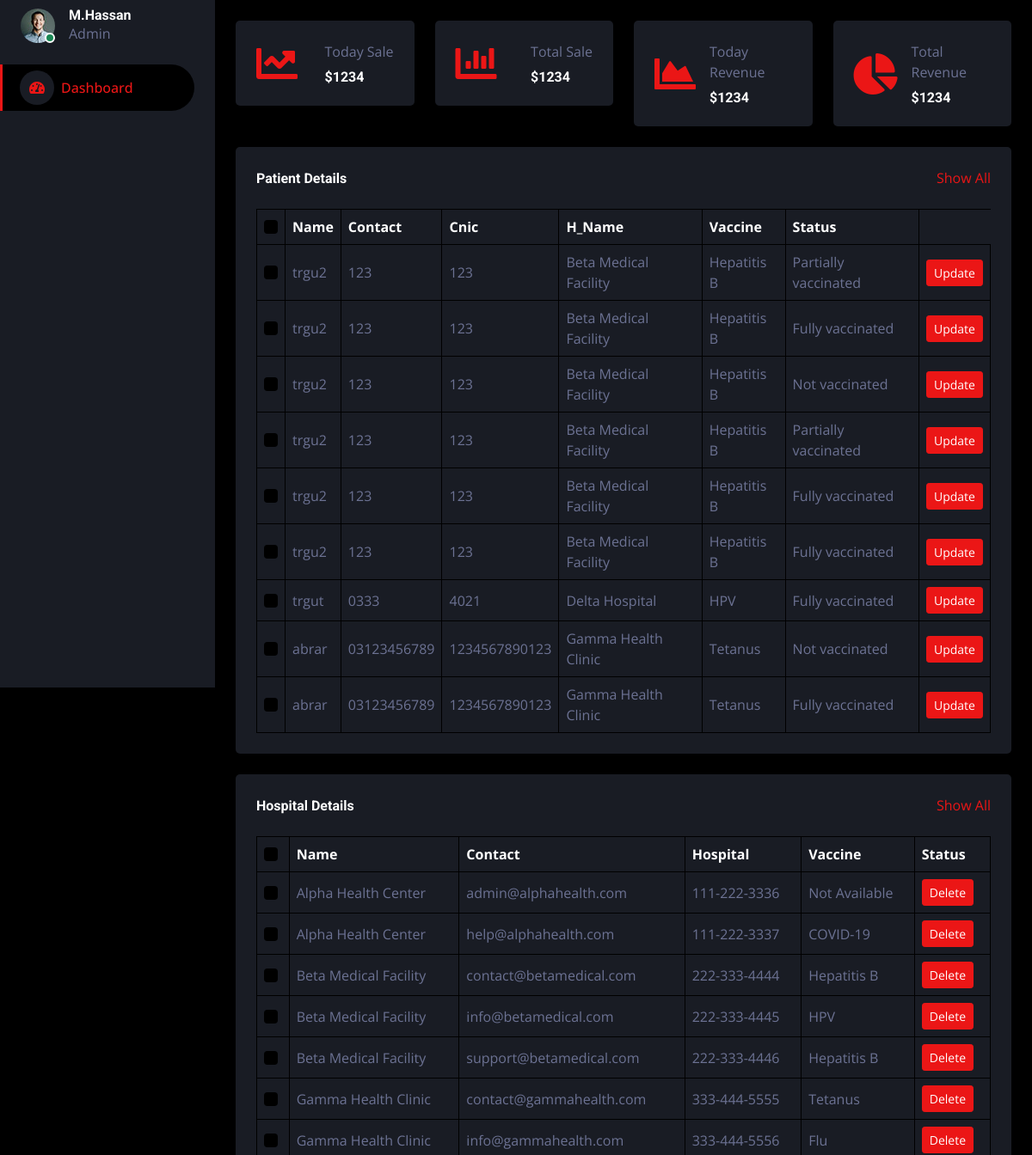
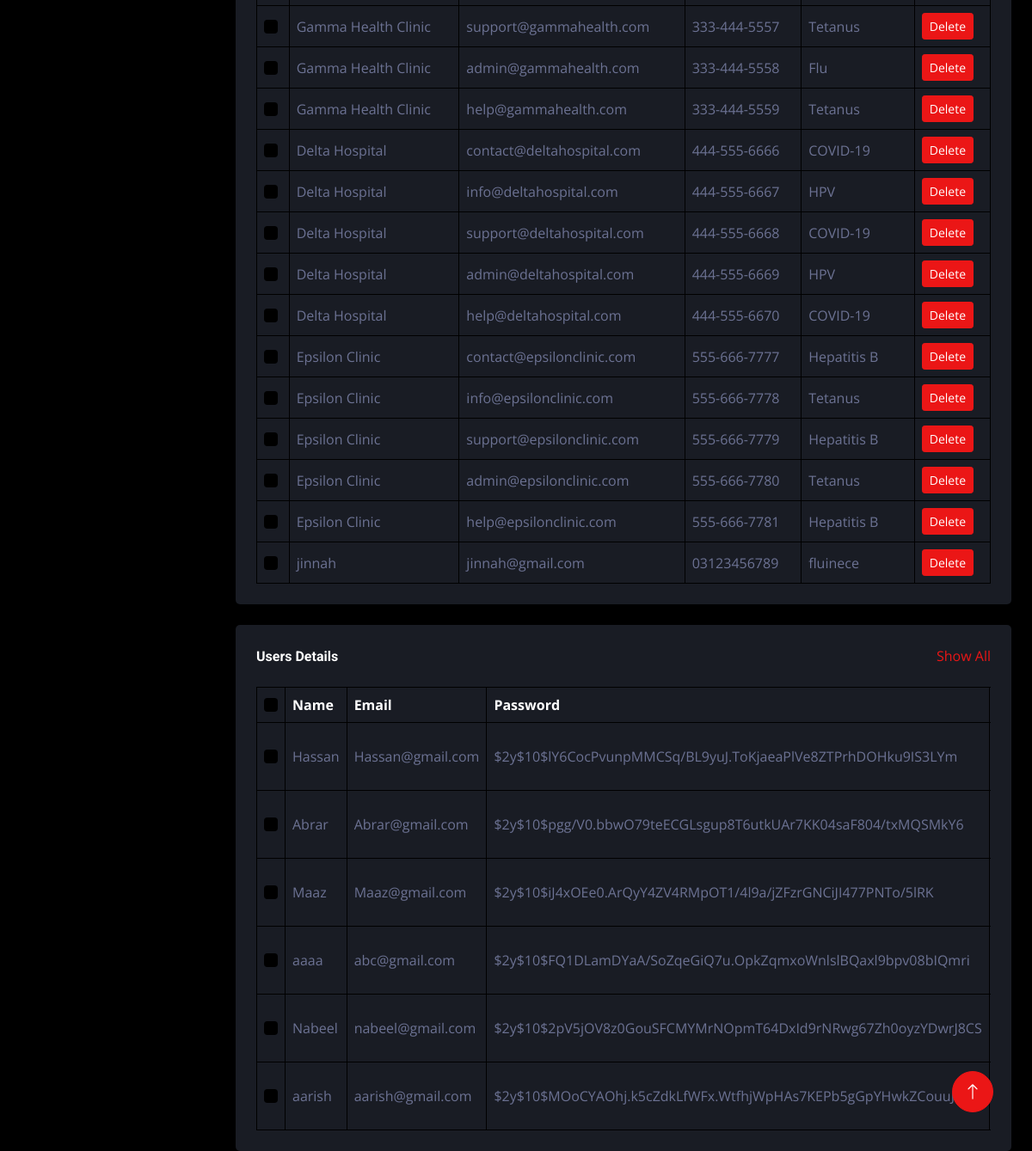
/dashboard/index.php, run on the app's committed database (2 pictures, top to bottom).
### tables this page shows
CREATE TABLE `p_reg` (
  `id` int(11) NOT NULL,
  `p_name` varchar(100) DEFAULT NULL,
  `p_contact` varchar(100) DEFAULT NULL,
  `p_CNIC` varchar(100) DEFAULT NULL,
  `h_name` varchar(200) DEFAULT NULL,
  `v_name` varchar(200) DEFAULT NULL,
  `status_drop` varchar(255) NOT NULL
);

CREATE TABLE `hosp_register` (
  `id` int(11) NOT NULL,
  `hosp_name` varchar(100) NOT NULL,
  `hosp_email` varchar(100) NOT NULL,
  `hosp_contact` varchar(100) NOT NULL,
  `vaccine` varchar(100) NOT NULL
);

CREATE TABLE `register` (
  `id` int(11) NOT NULL,
  `name` varchar(255) DEFAULT NULL,
  `email` varchar(255) DEFAULT NULL,
  `pass` varchar(255) DEFAULT NULL,
  `gender` varchar(255) DEFAULT NULL,
  `status` varchar(50) NOT NULL DEFAULT 'user'
);

### dashboard/index.php (the view, shortened to what this page needs)
<!DOCTYPE html>
<html lang="en">
<head>
    <link href="https://cdnjs.cloudflare.com/ajax/libs/font-awesome/5.10.0/css/all.min.css" rel="stylesheet">
    <link href="https://cdn.jsdelivr.net/npm/bootstrap-icons@1.4.1/font/bootstrap-icons.css" rel="stylesheet">
    <link href="lib/owlcarousel/assets/owl.carousel.min.css" rel="stylesheet">
    <link href="lib/tempusdominus/css/tempusdominus-bootstrap-4.min.css" rel="stylesheet" />
    <link href="css/bootstrap.min.css" rel="stylesheet">
    <link href="css/style.css" rel="stylesheet">
</head>
<body>
    <div class="container-fluid position-relative d-flex p-0">
        <div class="sidebar pe-4 pb-3">
            <nav class="navbar bg-secondary navbar-dark">
                <div class="d-flex align-items-center ms-4 mb-4">
                    <div class="position-relative">
                        <img class="rounded-circle" src="img/user.jpg" alt="" style="width: 40px; height: 40px;">
                        <div class="bg-success rounded-circle border border-2 border-white position-absolute end-0 bottom-0 p-1"></div>
                    </div>
                    <div class="ms-3">
                        <h6 class="mb-0">M.Hassan</h6>
                        <span>Admin</span>
                    </div>
                </div>
                <div class="navbar-nav w-100">
                    <a href="index.php" class="nav-item nav-link active"><i class="fa fa-tachometer-alt me-2"></i>Dashboard</a>
                    </div>
                    </div>
                </div>
        <div class="content">
            <div class="container-fluid pt-4 px-4">
                <div class="row g-4">
                    <div class="col-sm-6 col-xl-3">
                        <div class="bg-secondary rounded d-flex align-items-center justify-content-between p-4">
                            <i class="fa fa-chart-line fa-3x text-primary"></i>
                            <div class="ms-3">
                                <p class="mb-2">Today Sale</p>
                                <h6 class="mb-0">$1234</h6>
                            </div>
                        </div>
                    </div>
                    <div class="col-sm-6 col-xl-3">
                        <div class="bg-secondary rounded d-flex align-items-center justify-content-between p-4">
                            <i class="fa fa-chart-bar fa-3x text-primary"></i>
                            <div class="ms-3">
                                <p class="mb-2">Total Sale</p>
                                <h6 class="mb-0">$1234</h6>
                            </div>
                        </div>
                    </div>
                    <div class="col-sm-6 col-xl-3">
                        <div class="bg-secondary rounded d-flex align-items-center justify-content-between p-4">
                            <i class="fa fa-chart-area fa-3x text-primary"></i>
                            <div class="ms-3">
                                <p class="mb-2">Today Revenue</p>
                                <h6 class="mb-0">$1234</h6>
                            </div>
                        </div>
                    </div>
                    <div class="col-sm-6 col-xl-3">
                        <div class="bg-secondary rounded d-flex align-items-center justify-content-between p-4">
                            <i class="fa fa-chart-pie fa-3x text-primary"></i>
                            <div class="ms-3">
                                <p class="mb-2">Total Revenue</p>
                                <h6 class="mb-0">$1234</h6>
                            </div>
                        </div>
                    </div>
                </div>
            </div>
<div class="container-fluid pt-4 px-4">
    <div class="bg-secondary text-center rounded p-4">
        <div class="d-flex align-items-center justify-content-between mb-4">
            <h6 class="mb-0">Patient Details</h6>
            <a href="">Show All</a>
        </div>
        <div class="table-responsive">
            <table class="table text-start align-middle table-bordered table-hover mb-0">
                <thead>
                    <tr class="text-white">
                        <th scope="col"><input class="form-check-input" type="checkbox"></th>
                        <th scope="col">Name</th>
                        <th scope="col">Contact</th>
                        <th scope="col">Cnic</th>
                        <th scope="col">H_Name</th>
                        <th scope="col">Vaccine</th>
                        <th scope="col">Status</th>
                    </tr>
                </thead>
                <tbody>
                <?php
                                $conn=mysqli_connect('localhost','root','','coronaproject');
                                if($conn){
                                    $query="select * from p_reg";
                                    $result=mysqli_query($conn,$query);
            if($result){
                while($data = mysqli_fetch_assoc($result)){
                        echo "<tr>
                            <td><input class='form-check-input' type='checkbox'></td>
                            <td>".$data['p_name']."</td>
                            <td>".$data['p_contact']."</td>
                            <td>".$data['p_CNIC']."</td>
                            <td>".$data['h_name']."</td>
                            <td>".$data['v_name']."</td>
                            <td>".$data['status_drop']."</td>
                            <td><a class='btn btn-sm btn-primary' href='update.php?id=".$data['id']."'>Update</a></td>
                        </tr>";
                }}}
            ?>
                </tbody>
            </table>
        </div>
    </div>
</div>
            <div class="container-fluid pt-4 px-4">
                <div class="bg-secondary text-center rounded p-4">
                    <div class="d-flex align-items-center justify-content-between mb-4">
                        <h6 class="mb-0">Hospital Details</h6>
                        <a href="">Show All</a>
                    </div>
                    <div class="table-responsive">
                        <table class="table text-start align-middle table-bordered table-hover mb-0">
                            <thead>
                                <tr class="text-white">
                                <th scope="col"><input class="form-check-input" type="checkbox"></th>
                                    <th scope="col">Name</th>
                                    <th scope="col">Contact</th>
                                    <th scope="col">Hospital</th>
                                    <th scope="col">Vaccine</th>
                                    <th scope="col">Status</th>
                                </tr>
                            </thead>
                            <tbody>
                                <?php
                                $conn=mysqli_connect('localhost','root','','coronaproject');
                                if($conn){
                                    $query="select * from hosp_register";
                                    $result=mysqli_query($conn,$query);
            if($result){
                while($data = mysqli_fetch_assoc($result)){
                        echo "<tr>
                            <td><input class='form-check-input' type='checkbox'></td>
                            <td>".$data['hosp_name']."</td>
                            <td>".$data['hosp_email']."</td>
                            <td>".$data['hosp_contact']."</td>
                            <td>".$data['vaccine']."</td>
                             <td><a class='btn btn-sm btn-primary' href='delete.php?id=".$data['id']."'>Delete</a></td>
                        </tr>";
                }}}
            ?>
                            </tbody>
                        </table>
                    </div>
                </div>
            </div>
<div class="container-fluid pt-4 px-4">
    <div class="bg-secondary text-center rounded p-4">
        <div class="d-flex align-items-center justify-content-between mb-4">
            <h6 class="mb-0">Users Details</h6>
            <a href="">Show All</a>
        </div>
        <div class="table-responsive">
            <table class="table text-start align-middle table-bordered table-hover mb-0">
                <thead>
                    <tr class="text-white">
                        <th scope="col"><input class="form-check-input" type="checkbox"></th>
                        <th scope="col">Name</th>
                        <th scope="col">Email</th>
                        <th scope="col">Password</th>
                    </tr>
                </thead>
                <tbody>
                <?php
                                $conn=mysqli_connect('localhost','root','','coronaproject');
                                if($conn){
                                    $query="select * from register";
                                    $result=mysqli_query($conn,$query);
            if($result){
                while($data = mysqli_fetch_assoc($result)){
                        echo "<tr>
                            <td><input class='form-check-input' type='checkbox'></td>
                            <td>".$data['name']."</td>
                            <td>".$data['email']."</td>
                            <td>".$data['pass']."</td>
                            <td>".$data['gender']."</td>
                            <td>".$data['status']."</td>
                             <td><a class='btn btn-sm btn-primary' href='user_update.php'>Update</a>
                             <a class='btn btn-sm btn-primary ms-2' href='user_delete.php'>Delete</a></td>
                        </tr>";
                }}}
            ?>
                </tbody>
            </table>
        </div>
    </div>
</div>
        <a href="#" class="btn btn-lg btn-primary btn-lg-square back-to-top"><i class="bi bi-arrow-up"></i></a>
    </div>
</body>
</html>

### dashboard/css/style.css (style rules this page uses)
:root { --primary: #EB1616; --secondary: #191C24; --light: #6C7293; --dark: #000000; }
.back-to-top { position: fixed; display: none; right: 45px; bottom: 45px; z-index: 99; }
.btn { transition: .5s; }
.btn-lg-square { width: 48px; height: 48px; }
.btn-square, .btn-sm-square, .btn-lg-square { padding: 0; display: inline-flex; align-items: center; justify-content: center; font-weight: normal; border-radius: 50px; }
.sidebar { position: fixed; top: 0; left: 0; bottom: 0; width: 250px; height: 100vh; overflow-y: auto; background: var(--secondary); transition: 0.5s; z-index: 999; }
.content { margin-left: 250px; min-height: 100vh; background: var(--dark); transition: 0.5s; }
@media (min-width: 992px) { .sidebar { margin-left: 0; } }
@media (min-width: 992px) { .content { width: calc(100% - 250px); } }
.sidebar .navbar .navbar-nav .nav-link { padding: 7px 20px; color: var(--light); font-weight: 500; border-left: 3px solid var(--secondary); border-radius: 0 30px 30px 0; outline: none; }
.sidebar .navbar .navbar-nav .nav-link:hover, .sidebar .navbar .navbar-nav .nav-link.active { color: var(--primary); background: var(--dark); border-color: var(--primary); }
.sidebar .navbar .navbar-nav .nav-link i { width: 40px; height: 40px; display: inline-flex; align-items: center; justify-content: center; background: var(--dark); border-radius: 40px; }
.sidebar .navbar .navbar-nav .nav-link:hover i, .sidebar .navbar .navbar-nav .nav-link.active i { background: var(--secondary); }

### data on the page
p_reg: p_name "trgu2", p_contact "123", p_CNIC "123", h_name "Beta Medical Facility", v_name "Hepatitis B", status_drop "Partially vaccinated"
p_reg: p_name "trgu2", p_contact "123", p_CNIC "123", h_name "Beta Medical Facility", v_name "Hepatitis B", status_drop "Fully vaccinated"
p_reg: p_name "trgu2", p_contact "123", p_CNIC "123", h_name "Beta Medical Facility", v_name "Hepatitis B", status_drop "Not vaccinated"
p_reg: p_name "trgu2", p_contact "123", p_CNIC "123", h_name "Beta Medical Facility", v_name "Hepatitis B", status_drop "Partially vaccinated"
p_reg: p_name "trgu2", p_contact "123", p_CNIC "123", h_name "Beta Medical Facility", v_name "Hepatitis B", status_drop "Fully vaccinated"
p_reg: p_name "trgu2", p_contact "123", p_CNIC "123", h_name "Beta Medical Facility", v_name "Hepatitis B", status_drop "Fully vaccinated"
p_reg: p_name "trgut", p_contact "0333", p_CNIC "4021", h_name "Delta Hospital", v_name "HPV", status_drop "Fully vaccinated"
p_reg: p_name "abrar", p_contact "03123456789", p_CNIC "1234567890123", h_name "Gamma Health Clinic", v_name "Tetanus", status_drop "Not vaccinated"
p_reg: p_name "abrar", p_contact "03123456789", p_CNIC "1234567890123", h_name "Gamma Health Clinic", v_name "Tetanus", status_drop "Fully vaccinated"
hosp_register: hosp_name "Alpha Health Center", hosp_email "admin@alphahealth.com", hosp_contact "111-222-3336", vaccine "Not Available"
hosp_register: hosp_name "Alpha Health Center", hosp_email "help@alphahealth.com", hosp_contact "111-222-3337", vaccine "COVID-19"
hosp_register: hosp_name "Beta Medical Facility", hosp_email "contact@betamedical.com", hosp_contact "222-333-4444", vaccine "Hepatitis B"
hosp_register: hosp_name "Beta Medical Facility", hosp_email "info@betamedical.com", hosp_contact "222-333-4445", vaccine "HPV"
hosp_register: hosp_name "Beta Medical Facility", hosp_email "support@betamedical.com", hosp_contact "222-333-4446", vaccine "Hepatitis B"
hosp_register: hosp_name "Gamma Health Clinic", hosp_email "contact@gammahealth.com", hosp_contact "333-444-5555", vaccine "Tetanus"
hosp_register: hosp_name "Gamma Health Clinic", hosp_email "info@gammahealth.com", hosp_contact "333-444-5556", vaccine "Flu"
hosp_register: hosp_name "Gamma Health Clinic", hosp_email "support@gammahealth.com", hosp_contact "333-444-5557", vaccine "Tetanus"
hosp_register: hosp_name "Gamma Health Clinic", hosp_email "admin@gammahealth.com", hosp_contact "333-444-5558", vaccine "Flu"
hosp_register: hosp_name "Gamma Health Clinic", hosp_email "help@gammahealth.com", hosp_contact "333-444-5559", vaccine "Tetanus"
hosp_register: hosp_name "Delta Hospital", hosp_email "contact@deltahospital.com", hosp_contact "444-555-6666", vaccine "COVID-19"
hosp_register: hosp_name "Delta Hospital", hosp_email "info@deltahospital.com", hosp_contact "444-555-6667", vaccine "HPV"
hosp_register: hosp_name "Delta Hospital", hosp_email "support@deltahospital.com", hosp_contact "444-555-6668", vaccine "COVID-19"
hosp_register: hosp_name "Delta Hospital", hosp_email "admin@deltahospital.com", hosp_contact "444-555-6669", vaccine "HPV"
hosp_register: hosp_name "Delta Hospital", hosp_email "help@deltahospital.com", hosp_contact "444-555-6670", vaccine "COVID-19"
hosp_register: hosp_name "Epsilon Clinic", hosp_email "contact@epsilonclinic.com", hosp_contact "555-666-7777", vaccine "Hepatitis B"
hosp_register: hosp_name "Epsilon Clinic", hosp_email "info@epsilonclinic.com", hosp_contact "555-666-7778", vaccine "Tetanus"
hosp_register: hosp_name "Epsilon Clinic", hosp_email "support@epsilonclinic.com", hosp_contact "555-666-7779", vaccine "Hepatitis B"
hosp_register: hosp_name "Epsilon Clinic", hosp_email "admin@epsilonclinic.com", hosp_contact "555-666-7780", vaccine "Tetanus"
hosp_register: hosp_name "Epsilon Clinic", hosp_email "help@epsilonclinic.com", hosp_contact "555-666-7781", vaccine "Hepatitis B"
hosp_register: hosp_name "jinnah", hosp_email "jinnah@gmail.com", hosp_contact "03123456789", vaccine "fluinece"
register: name "Hassan", email "Hassan@gmail.com", pass "$2y$10$lY6CocPvunpMMCSq/BL9yuJ.ToKjaeaPlVe8ZTPrhDOHku9IS3LYm"
register: name "Abrar", email "Abrar@gmail.com", pass "$2y$10$pgg/V0.bbwO79teECGLsgup8T6utkUAr7KK04saF804/txMQSMkY6"
register: name "Maaz", email "Maaz@gmail.com", pass "$2y$10$iJ4xOEe0.ArQyY4ZV4RMpOT1/4l9a/jZFzrGNCiJI477PNTo/5lRK"
register: name "aaaa", email "abc@gmail.com", pass "$2y$10$FQ1DLamDYaA/SoZqeGiQ7u.OpkZqmxoWnlslBQaxl9bpv08bIQmri"
register: name "Nabeel", email "nabeel@gmail.com", pass "$2y$10$2pV5jOV8z0GouSFCMYMrNOpmT64DxId9rNRwg67Zh0oyzYDwrJ8CS"
register: name "aarish", email "aarish@gmail.com", pass "$2y$10$MOoCYAOhj.k5cZdkLfWFx.WtfhjWpHAs7KEPb5gGpYHwkZCouuJzC"
